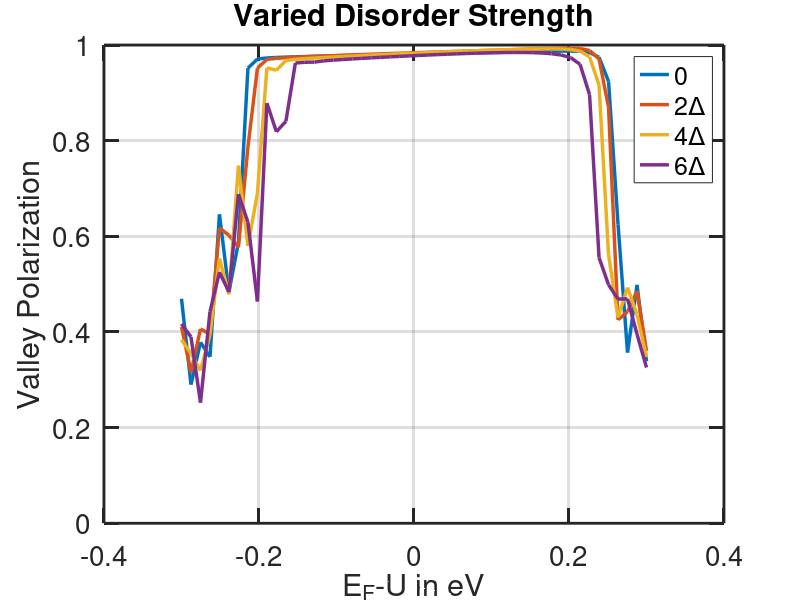

MATLAB code to generate this figure:
clear;
clc;
close all;

M0 = csvread('valley_silicene1_disorder_0.csv');
M2 = csvread('valley_silicene1_disorder_2.csv');
M4 = csvread('valley_silicene1_disorder_4.csv');
M6 = csvread('valley_silicene1_disorder_6.csv');

figure
plot(M0(:,1),(M0(:,3)-M0(:,2))./(M0(:,2)+M0(:,3)),'Linewidth',2.5)
hold on;
plot(M2(:,1),(M2(:,3)-M2(:,2))./(M2(:,2)+M2(:,3)),'Linewidth',2.5)
hold on;
plot(M4(:,1),(M4(:,3)-M4(:,2))./(M4(:,2)+M4(:,3)),'Linewidth',2.5)
hold on;
plot(M6(:,1),(M6(:,3)-M6(:,2))./(M6(:,2)+M6(:,3)),'Linewidth',2.5)
hold off
set(gca,'linewidth',2,'fontname','Helvetica','fontsize',20)
set(gca,'ticklength',[0.025 0.025])
% xlim()
ylim([0 1])
xlabel('E_{F}-U in eV')
ylabel('Valley Polarization')
title('Varied Disorder Strength')
legend('0','2\Delta','4\Delta','6\Delta','Location','best')
grid on